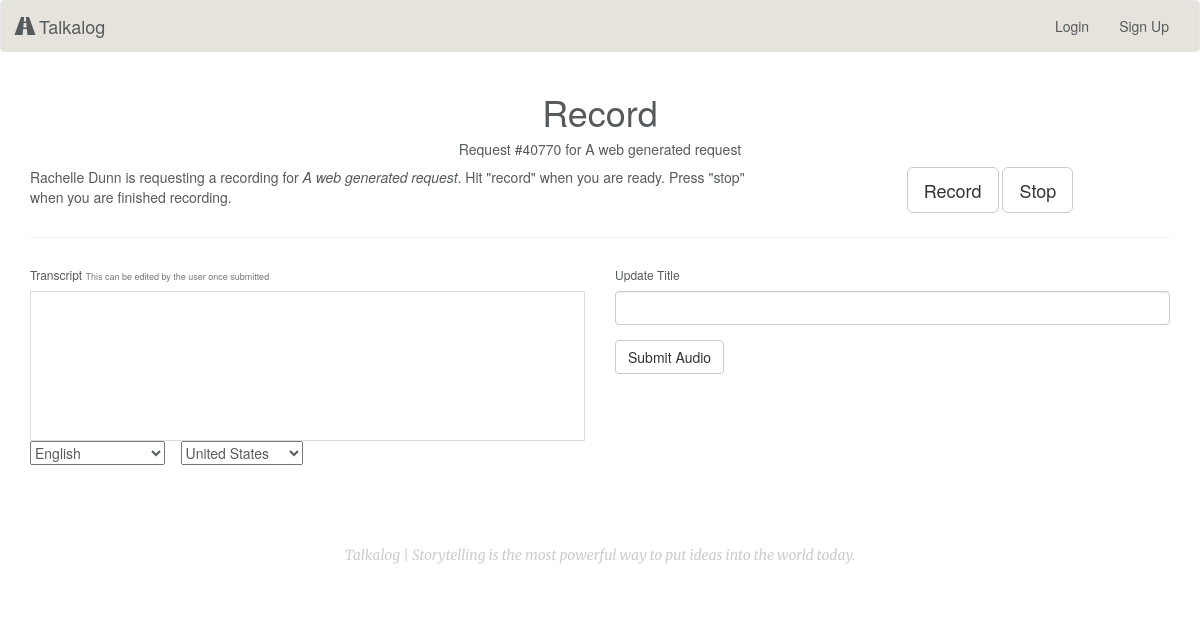
Screenshot of /request/40770 with the database file from the repository.
### model.py (models this page shows, shortened)
class RequestID(db.Model):
    __tablename__ = "Requests"
    id = db.Column(db.String, primary_key=True)
    user_id = db.Column(db.Integer, db.ForeignKey('Users.id'), nullable=False)
    upload_id = db.Column(db.Integer, db.ForeignKey('Uploads.id'), nullable=False)
    call_sid = db.Column(db.String)
    user = db.relationship("User", backref=db.backref("requestids", order_by=id))
    upload = db.relationship("Upload", backref=db.backref("requestids", order_by=id))

class Upload(db.Model):
    __tablename__ = "Uploads"
    id = db.Column(db.Integer, autoincrement=True, primary_key=True)
    user_id = db.Column(db.Integer, db.ForeignKey('Users.id'), nullable=False)
    title = db.Column(db.String, nullable=False, default=db.func.now())
    path = db.Column(db.String(50))
    mimetype = db.Column(db.String(50), default='wav') # wav, jpg, mp3
    datetime = db.Column(db.DateTime, default=db.func.now(), onupdate=db.func.now()) # set datetime to current timestamp
    transcript = db.Column(db.Text)
    user = db.relationship("User", backref=db.backref("uploads", order_by=id))

class User(db.Model):
    __tablename__ = "Users"
    id = db.Column(db.Integer, autoincrement=True, primary_key=True)
    email = db.Column(db.String(100), nullable=False)
    password = db.Column(db.String(50), nullable=False)
    first_name = db.Column(db.String(50), nullable=False)
    last_name = db.Column(db.String(50), nullable=False)
    tel = db.Column(db.String, nullable=False)

### server.py (the view)
@app.route('/request/<string:id>', methods=['GET', 'POST'])
def requested_audio_page(id):
	"""Record audio via request URL. Capture audio blob and save to S3, transcript, and title."""
	requested_obj = RequestID.query.get(id)
	assoc_upload = Upload.query.get(requested_obj.upload_id)
	if request.method == 'POST':
		file = request.files['file']
		title = request.form.get('title')
		transcript = request.form.get('transcript')
		if file:
			filename = str_generator(30) + '.wav'
			assoc_upload.title = title
			assoc_upload.path = filename
			assoc_upload.transcript = transcript
			db.session.commit()
			print 'Committed new recording %s' % filename
			k = b.new_key(filename)
			k.set_contents_from_file(file)
		return render_template("thanks.html")
	else:
		return render_template("request_page.html", requested_obj=requested_obj)

### templates/request_page.html (shortened to what this page needs)
{% extends 'base.html' %}
{% block content %}
    <div class="row">
        <h1 class="text-center">Record</h1>
        <h5 class="text-center">Request #<span id="request-id">{{ requested_obj.id }}</span> for {{ requested_obj.upload.title }}</h5>
        <div class="col-sm-8">
            <p>{{ requested_obj.user.first_name }} {{ requested_obj.user.last_name }} is requesting a recording for <em>{{ requested_obj.upload.title }}</em>. Hit "record" when you are ready. Press "stop" when you are finished recording.</p>
        </div>
        <div class="col-sm-4 text-center">
            <button class="btn btn-default btn-lg" id="start_button">Record</button>
            <button class="btn btn-default btn-lg" id="stop_button">Stop</button>
        </div>
    </div>
    <hr>
    <div class="row">
        <div class="col-sm-6">
            <h6>Transcript <small>This can be edited by the user once submitted</small></h6>
            <div id="results">
            </div>
            <div class="center">
                <div id="div_language">
                    <select id="select_language" onchange="updateCountry()"></select>
                    &nbsp;&nbsp;
                    <select id="select_dialect"></select>
                </div>
            </div>
        </div>
        <div class="col-sm-6">
            <div class="upload-info">
                <h6>Update Title</h6>
                <div class="form-group">
                    <input type="text" name="recording-title" class="form-control" id="recording-title">
                </div>
                <input type="submit" value="Submit Audio" id="submit-audio" class="btn btn-default">
            </div>
        </div>
    </div>
{% endblock %}

### static/css/style.css (style rules this page uses)
body { color: #565a5c; background-size: cover; background-attachment: fixed; background-position: center center; height: 100%; width: 100%; }
.h1, .h2, .h3, .h4, .h5, h1, h2, h3, h4, h5 { font-weight: 200; }
#results { font-size: 14px; font-weight: bold; border: 1px solid #ddd; padding: 15px; text-align: left; min-height: 150px; }

### rows the page displays
RequestID: id "40770"
Upload: upload "A web generated request"
User: user.first_name "Rachelle", user.last_name "Dunn"
